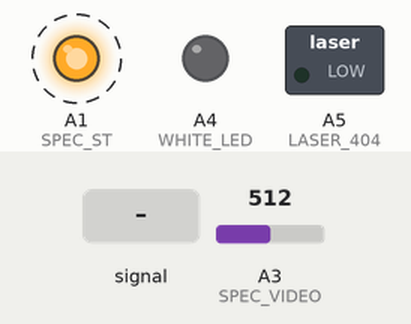
Simulated run of this sketch. Board: Arduino Uno, built with avr-gcc and run on an emulated ATmega328P. Parts: switched loads named in the sketch (green lamp = pin HIGH), output pins drawn as LEDs (lit = HIGH). Dashed ring = blinking. Inputs (shaded band) come from the test bench; at power-on: A3 (SPEC_VIDEO) = 512. Pins used as bus, display or sensor lines are not drawn; what the sketch prints to the serial monitor is not drawn.

Above: at 1.2 s.
1.3 s: A3 (SPEC_VIDEO) fed a 2 Hz sine of ±306 counts around its level
Timing chart, 0 to 10.3 s (numbered marks = the images above; inputs shaded):
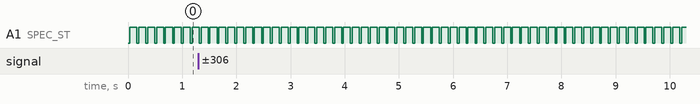

The sketch:

teste_C12880MA.ino
```cpp
/*
 * Macro Definitions
 */
#define SPEC_TRG         A0
#define SPEC_ST          A1
#define SPEC_CLK         A2
#define SPEC_VIDEO       A3
#define WHITE_LED        A4
#define LASER_404        A5

// Número de canais do espectrômetro
#define SPEC_CHANNELS    288

uint16_t data[SPEC_CHANNELS];

// Espectro de referência fictício (substitua pelos seus dados reais!)
uint16_t data_ref[SPEC_CHANNELS] = {
  137,137,134,132,130,130,130,130,129,127,129,127,126,128,125,124,127,124,125,125,122,125,125,123,126,123,126,125,124,126,125,124,126,124,126,126,125,126,126,126,130,127,130,132,132,137,135,137,139,140,146,149,151,158,163,170,179,185,189,189,185,184,179,178,178,173,174,173,176,179,179,183,188,191,196,197,200,203,205,205,206,202,208,205,204,210,211,211,220,221,222,224,227,234,236,237,243,239,244,245,243,243,245,246,247,247,250,252,254,259,259,266,272,276,280,283,286,293,294,298,308,306,312,318,313,321,324,317,325,318,323,324,320,324,325,326,331,337,336,341,343,342,341,339,344,339,340,338,337,334,332,336,337,335,337,339,340,336,335,332,333,328,329,327,328,330,328,331,332,324,326,324,319,324,318,316,320,317,321,320,321,323,319,313,315,309,311,303,303,308,304,306,311,309,310,310,307,306,302,301,301,297,297,296,290,294,294,297,297,295,294,293,290,291,285,285,284,279,278,279,276,277,276,276,276,276,276,274,272,274,270,267,268,263,261,258,256,252,253,249,253,248,247,246,245,246,244,241,244,239,240,240,238,238,238,234,233,228,227,227,224,223,223,220,218,216,219,217,215,214,212,212,214,211,213,211,207,206,204,202,202,199,200,196,197,194,193,193


  // Preenche até 288 elementos (aqui é exemplo, pode repetir ou copiar valores reais)
};

// --- Função de cálculo de correlação de Pearson ---
float computeCorrelation(uint16_t *x, uint16_t *y, int n) {
  float mean_x = 0, mean_y = 0;
  for (int i = 0; i < n; i++) {
    mean_x += x[i];
    mean_y += y[i];
  }
  mean_x /= n;
  mean_y /= n;

  float num = 0, den_x = 0, den_y = 0;
  for (int i = 0; i < n; i++) {
    float dx = x[i] - mean_x;
    float dy = y[i] - mean_y;
    num += dx * dy;
    den_x += dx * dx;
    den_y += dy * dy;
  }

  float denom = sqrt(den_x * den_y);
  if (denom == 0) return 0;
  // Valor entre -1 e 1
  return num / denom;
}

void setup() {
  pinMode(SPEC_CLK, OUTPUT);
  pinMode(SPEC_ST, OUTPUT);
  pinMode(LASER_404, OUTPUT);
  pinMode(WHITE_LED, OUTPUT);

  digitalWrite(SPEC_CLK, HIGH); // Set SPEC_CLK High
  digitalWrite(SPEC_ST, LOW);   // Set SPEC_ST Low

  Serial.begin(115200);
  Serial.println("Iniciando leitura do espectrômetro...");
}

void readSpectrometer() {
  int delayTime = 1;
  // delay em microssegundos

  // Pulso de start
  digitalWrite(SPEC_CLK, LOW);
  delayMicroseconds(delayTime);
  digitalWrite(SPEC_CLK, HIGH);
  delayMicroseconds(delayTime);
  digitalWrite(SPEC_CLK, LOW);
  digitalWrite(SPEC_ST, HIGH);
  delayMicroseconds(delayTime);

  // 15 pulsos
  for (int i = 0; i < 15; i++) {
    digitalWrite(SPEC_CLK, HIGH);
    delayMicroseconds(delayTime);
    digitalWrite(SPEC_CLK, LOW);
    delayMicroseconds(delayTime);
  }

  digitalWrite(SPEC_ST, LOW);

  // 85 pulsos
  for (int i = 0; i < 85; i++) {
    digitalWrite(SPEC_CLK, HIGH);
    delayMicroseconds(delayTime);
    digitalWrite(SPEC_CLK, LOW);
    delayMicroseconds(delayTime);
  }

  // Pulso extra antes da leitura
  digitalWrite(SPEC_CLK, HIGH);
  delayMicroseconds(delayTime);
  digitalWrite(SPEC_CLK, LOW);
  delayMicroseconds(delayTime);

  // Leitura dos 288 canais
  for (int i = 0; i < SPEC_CHANNELS; i++) {
    data[i] = analogRead(SPEC_VIDEO);
    digitalWrite(SPEC_CLK, HIGH);
    delayMicroseconds(delayTime);
    digitalWrite(SPEC_CLK, LOW);
    delayMicroseconds(delayTime);
  }

  digitalWrite(SPEC_ST, HIGH);

  // 7 pulsos finais
  for (int i = 0; i < 7; i++) {
    digitalWrite(SPEC_CLK, HIGH);
    delayMicroseconds(delayTime);
    digitalWrite(SPEC_CLK, LOW);
    delayMicroseconds(delayTime);
  }

  digitalWrite(SPEC_CLK, HIGH);
  delayMicroseconds(delayTime);
}

void loop() {
  readSpectrometer();

  // Calcula correlação entre espectro atual e espectro de referência
  float corr = computeCorrelation(data, data_ref, SPEC_CHANNELS);

  Serial.print("Correlacao: ");
  // 4 casas decimais
  Serial.println(corr, 4);

  if (corr > 0.9) {
    Serial.println(">>> Espectro MUITO parecido com a referência!");
  } else if (corr > 0.7) {
    Serial.println(">>> Espectro parcialmente similar.");
  } else {
    Serial.println(">>> Espectro diferente da referência.");
  }

  // Pequena pausa entre leituras
  delay(100);
}
```

Measured:
- by itself, A1 (SPEC_ST): alternates HIGH for 0.13 s and LOW for 0.03 s
